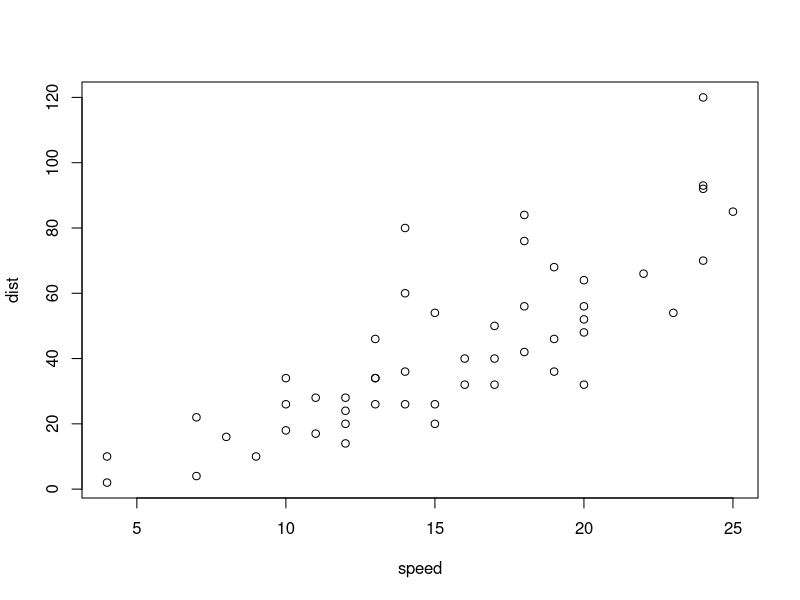
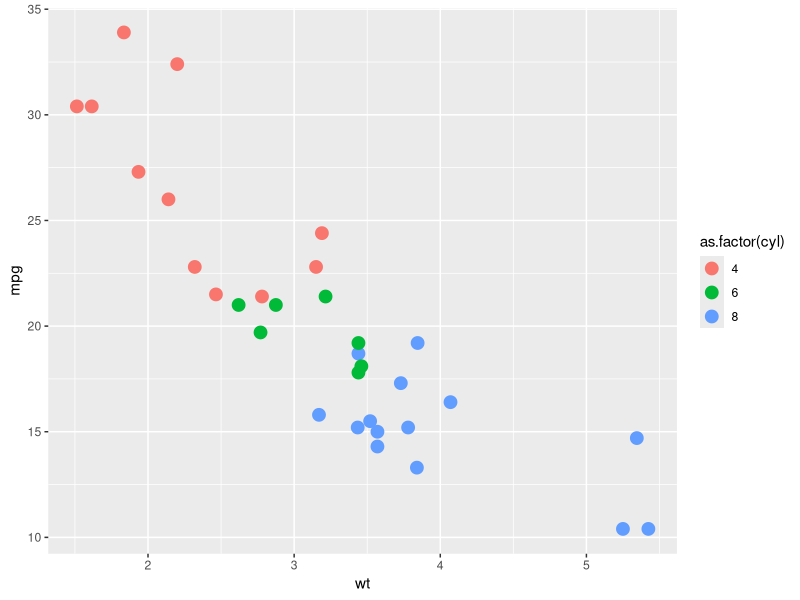
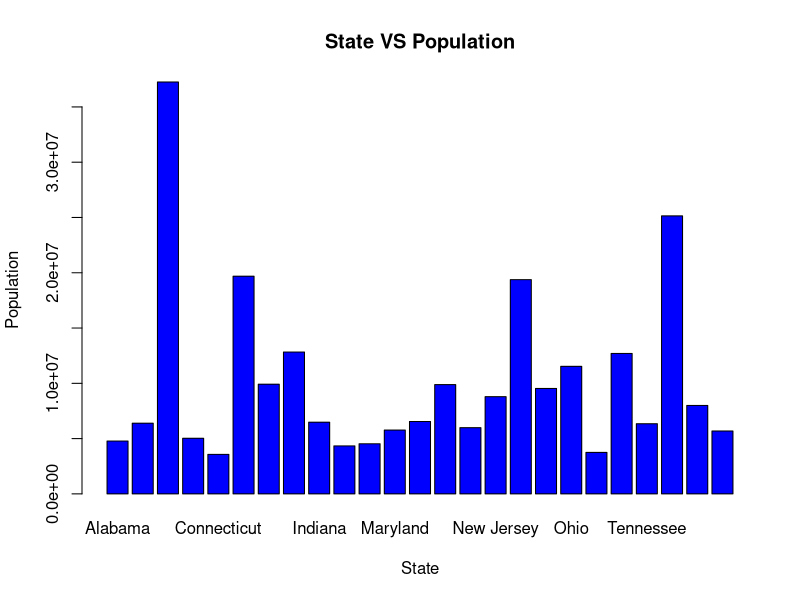
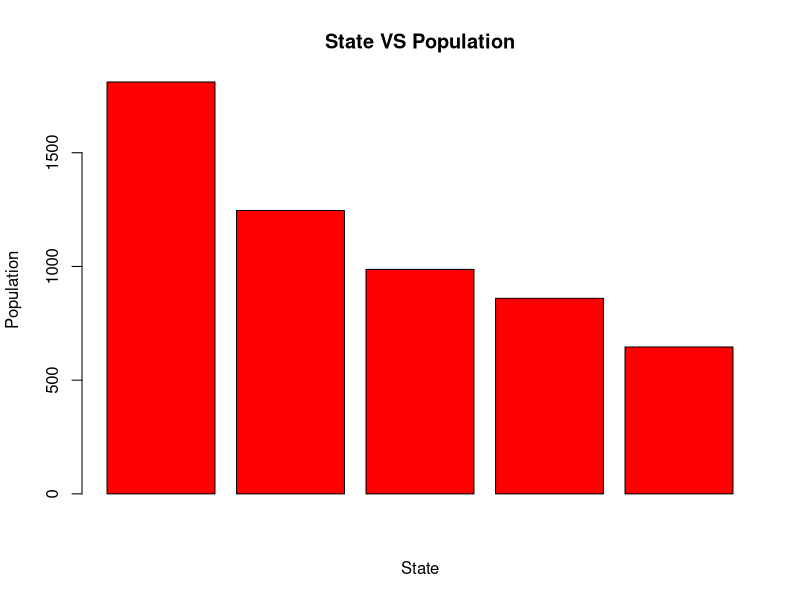
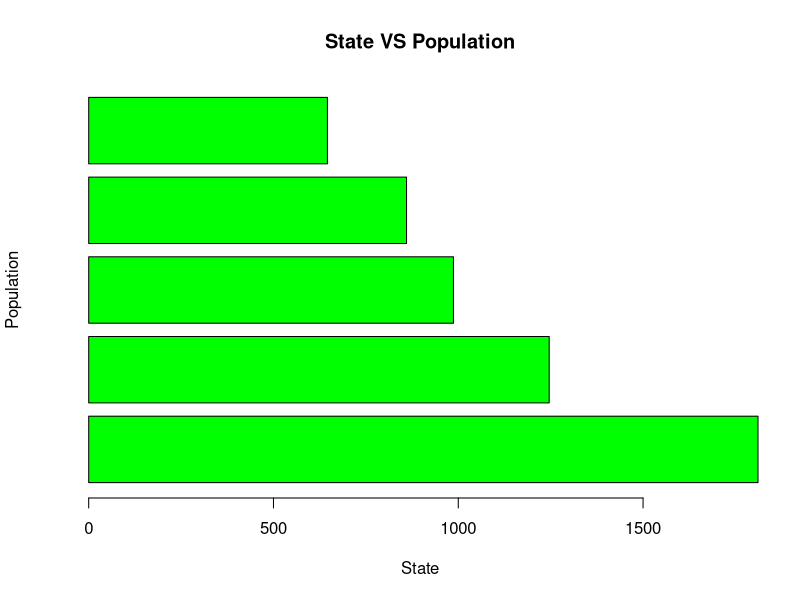
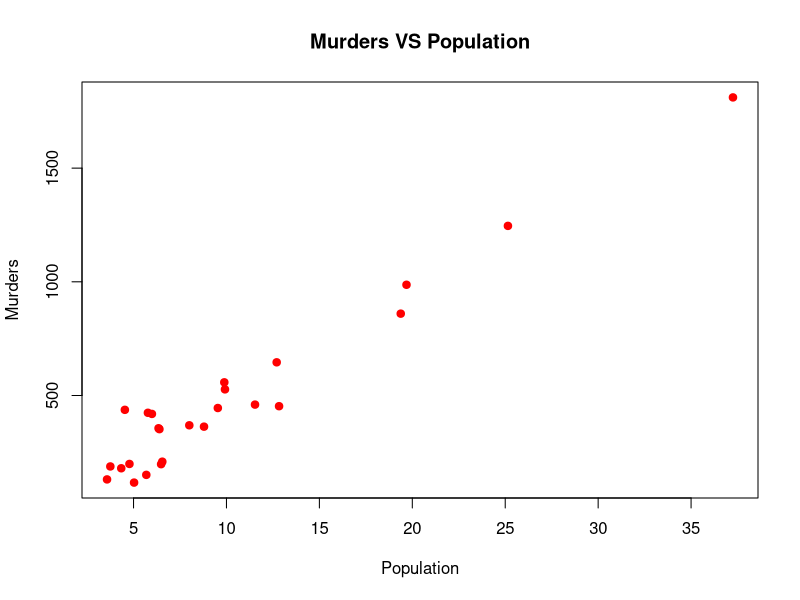
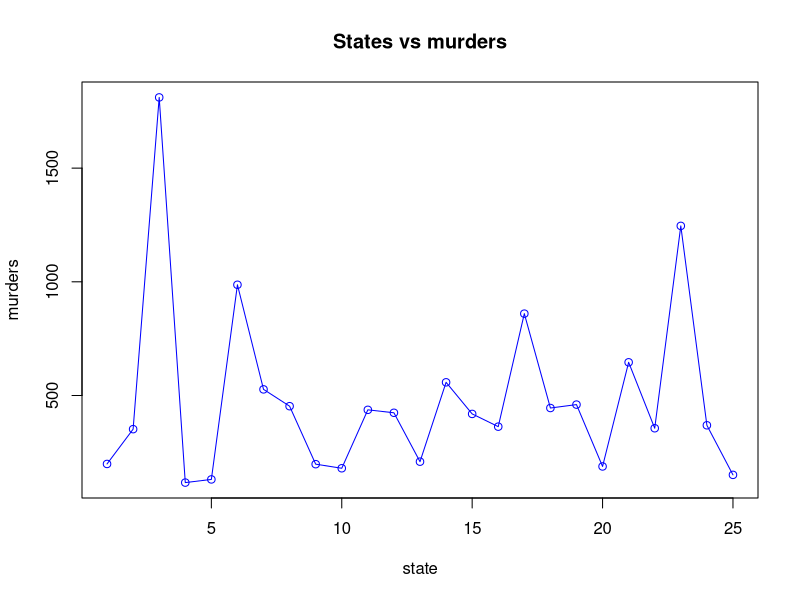
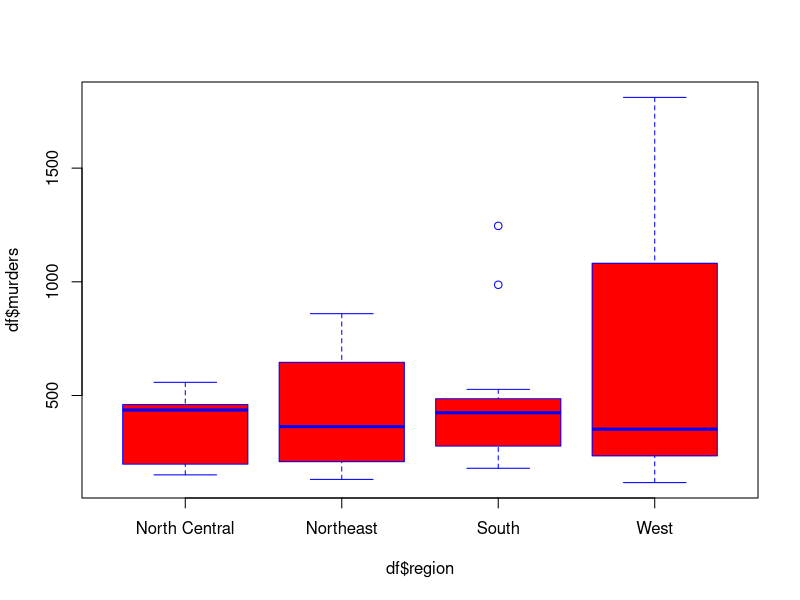

These figures' R source, in order:
## ---- chunk 1
plot(cars)
## ---- chunk 2
library(ggplot2)
data("mtcars")
ggplot(data = mtcars, aes(x = wt, y= mpg)) +
  geom_point(aes(color=as.factor(cyl)), size = 4)
## ---- chunk 3
print('Hello world')
print("This is R programming Workshop!")
## ---- chunk 4
print(class(3.14))
print(class('R programming'))
print(class(TRUE))
## ---- chunk 5
18 + 4
18 - 4
18 * 4
18 / 4
2 ** 3
2 ^ 3
18 %% 4
18 %/% 4
log(2)
log10(2)
## ---- chunk 6
5 + (4 - 3 * 2)**3 + 1
## ---- chunk 7
x <- 18
y = 4
z <- x + y
print(z)
class(z)
## ---- chunk 8
a = 5 + (4 - 3 * 2)**3 + 1
a = 10
a = a * 2
a = a - 5
a
## ---- chunk 9
temp = 20
fahrenheit <- (temp * 9 / 5) + 32
print(fahrenheit)
## ---- chunk 10
z <- 10
y = 6
assign('x', 2)

x < y
x >= y
x != y
x == y

x > 2
x >= 2


x > 1 & y < 10
x > 1 & y > 10

x > 1 | y > 10
## ---- chunk 11
x <- pi
x

e <- exp(1)
e

x <- letters
x

x <- LETTERS
x

x <- month.name
x

x <- month.abb
x
## ---- chunk 12
# This line is comment!
r = 0.2 # interest rate
## ---- chunk 13
x <- 1:10
x

x <- 1:10 * 2
x

x <- seq(5)
x

x <- seq(from=1, to=9)
x

x <- seq(from=1, to=9, by=3)
x

x <- seq(1,10,2)
x
## ---- chunk 14
x <- seq(1,10,length = 5)
x
## ---- chunk 15
x <- 1:3
x

y <- rep(x, time = 5)
y

y <- rep(x, each = 5)
y
## ---- chunk 16
years = 2000:2025
growth_rate <- 0.03 # rate
GDP = 1000 * (1+growth_rate)**(years - 2000)
GDP
## ---- chunk 17
#"R" + 2
## ---- chunk 18
age <- 15
if (age >= 18){
  print('You are old enough to vote!')
} else {
  print('You can NOT vote yet!')
  print(paste('You can will vote after ', 18 - age, ' years.'))
}
## ---- chunk 19
age <- 16
if (age <= 4){
  price = 0
} else if (age < 16){
  price = 50
} else {
#} else if (age >= 16){
  price = 100
}

print(paste("Your cost is $", price))
## ---- chunk 20
for (i in 1:5){
  print(i)
}
## ---- chunk 21
for (i in 1:5){
  print(i*i)
}
## ---- chunk 22
z = 0
for (i in 1:10){
  z = z + i
  print(z)
}
## ---- chunk 23
i <- 1
while (i < 10){
  print(i)
  i <- i + 1
}
## ---- chunk 24
"It's R"
## ---- chunk 25
x <- -5
if (x > 0) {
  print('Positive')
} else if (x < 0){
  print("Negative")
} else {
  print('Zero')
}
## ---- chunk 26
average = function(a,b,c){
  summ = a + b + c
  ave = summ / 3
  return(ave)
}

average(34,12,-23) * 2
## ---- chunk 27
average(23,56,98)
## ---- chunk 28
price_func = function(age){
if (age <= 4){
  price = 0
} else if (age < 16){
  price = 50
} else {
  price = 100
}
print(paste("Your cost is $", price))
}

price_func(18)
## ---- chunk 29
for (i in seq(1:20)){
  #print(i)
  price_func(i)
}
## ---- chunk 30
temp <- function(temps){
  fahrenheit <- (temps * 9 / 5) + 32
  print(fahrenheit)
}
temp(90)
## ---- chunk 31
future_value <- function(k, r, n){
  k_n <- k * (1+r)^n # future value formula
  return(k_n)
}
future_value(1000, 0.05, 10)
future_value(1000, 0.05, 10) - 1000
## ---- chunk 32

## ---- chunk 33
x <- c(10.25, 3.5, 8.75, 23.15, 12)
x

x <- c(10.25, 3.5, 8.75, 23.15, 12, 'a', 'b', "c")
x
class(x)

x <- c(1,2,3,4,5,6,7)
x

y <- 1:7
y
## ---- chunk 34
x <- c(10,20,30,40)
y <- c(3.5, 4.75)

z <- c(x,y)
z
## ---- chunk 35
x <- c(1.5, 3.25, 8.75, 13.15)
x

length(x)
## ---- chunk 36
x <- c(10,45,30,50,35,50,80)
x

x[1]
x[3]

x[-2]

x[3:6]

x[c(1,3,4)]

length(x)
x[10]

x
x[2]
x[2] <- -8
x

x[10] = 20
x

x[-3] = 6
x

x
y <- c(TRUE, FALSE, FALSE, TRUE, TRUE, FALSE, TRUE)
y <- c(T, F, F, T, T, F, T)
x[y]
## ---- chunk 37
for (i in x){
  print(x*2)
}
## ---- chunk 38
x <- c(10,45,30,50,35,50,80)
x

35 %in% x
37 %in% x

y <- c(30, 37, 45)
y %in% x
## ---- chunk 39
x <- c(10,45,30,50,35,50,80)
x
x + 2
x * 2
sqrt(x)
## ---- chunk 40
x <- c(10,45,30,50)
y <- c(5,1,2,4)

x + y
z <- c(10,20,30)
x + z
## ---- chunk 41
x <- c(10,45,30,50)
x
length(x)

sum(x)
mean(x)

prod(x)

rev(x)

sort(x)

sort(x, decreasing = TRUE)
## ---- chunk 42
x <- c(10,45,30,50,35)
x

y <- x > 30 & x < 50
y

x[y]
## ---- chunk 43
x <- c(10,45,30,50,35)
x

which(x>30)
x[which(x>30)]
## ---- chunk 44
x <- c('Male', "Female", "Male", 'Male', "Female")
x

x <- factor(x)
x

table(x)

## ---- chunk 45
x <- c(4.325, -3.453, 5.324, 7.844)
x

ceiling(x)  # next integer

floor(x)

round(x)

round(x, digits = 2)

## ---- chunk 46
x <- c(16,25,30,81,36)

sqrt(x)

log(x)

log(x, base = 2)

log10(x)

x <- c(3,4,5,6)
factorial(x)
## ---- chunk 47
x <- rnorm(10)
x

x <- rnorm(10000, mean = 0, sd=1)
x

mean(x)
sd(x)


## ---- chunk 48
students <- c("Alice", "Bob", "Charlie", "David", "Eve")
scores <- c(85, 92, 78, 55, 88)
## ---- chunk 49
m <- matrix(nrow = 2, ncol = 3)
m

dim(m)
## ---- chunk 50
m <- matrix(c(1,2,3,4,5,6))

m <- matrix(c(1,2,3,4,5,6), nrow = 2, ncol = 3)

m <- matrix(c(1,2,3,4,5,6), nrow = 2, ncol = 3, byrow = TRUE)

m

dim(m)
nrow(m)
ncol(m)
length(m)
## ---- chunk 51
m <- matrix(0, 3,3)
m
## ---- chunk 52
m <- diag(1, 3,3)

m <- diag(4)

m <- diag(1:5)
m
## ---- chunk 53
m <- matrix(seq(1, 31, by=2), nrow = 4, ncol = 4, byrow = T)
m

diag(m)
## ---- chunk 54
m <- matrix(seq(1, 31, by=2), nrow = 4, ncol = 4, byrow = T)
m
## ---- chunk 55
m[1, 2]
m[1,]    # for get single row
m[,2]
m[,1:2]
m[2:3,1:2]
m[,c(1,3)]
m[,-2]
## ---- chunk 56
m

m[2,1] = 23
m
## ---- chunk 57
m
## ---- chunk 58
rowSums(m)
colSums(m)
rowMeans(m)
colMeans(m)
t(m)

colSums(m)[3]
## ---- chunk 59
set.seed(123)
mat <- matrix(sample(1:100, 16), nrow = 4)
mat

rowMeans(mat)
colMeans(mat)

mat

t(mat)

all(mat == t(mat))
## ---- chunk 60
set.seed(123)
A <- matrix(sample(1:10, 9, replace = TRUE), nrow = 3)
b <- c(30, 20, 15)

A
b

x <- solve(A, b)   # solve for x
x


Ax = A %*% x
Ax
## ---- chunk 61
x <- list(10, 'Saeed', TRUE)
x
## ---- chunk 62
class
## ---- chunk 63
id <- c(101,102,103, 104, 105)
names <- c("Sanaz", "Saeed", "James", "Peter", "Emma")
scores <- c(98.45, 45.65, 78.79, 56.32, 87.23)

students <- list(id, names, scores)
students
## ---- chunk 64
students[2]

students[[2]][1]
## ---- chunk 65
id <- c(101,102,103, 104, 105)
names <- c("Sanaz", "Saeed", "James", "Peter", "Emma")
scores <- c(98.45, 45.65, 78.79, 56.32, 87.23)
students <- data.frame(id, names, scores)
students
## ---- chunk 66
students
## ---- chunk 67
students[1,]
students[,2]

# Same as Matrix

students$names
students$scores
students$names[2]
## ---- chunk 68
students
## ---- chunk 69
report <- subset(students, scores < 80)
report

report <- subset(students, scores < 80 & id <=103)
report

report <- subset(students, scores < 80, select = c(names))
report

report <- subset(students, scores < 80, select = c(names, scores))
report

report <- subset(students, scores < 80, select = c(-names))
report
## ---- chunk 70
students
## ---- chunk 71
students <- rbind(students, data.frame(id= 106, names= 'Sara', scores = 68.57))
students
## ---- chunk 72
students = cbind(students, age = c(18,24,19,26,34,23))
students
## ---- chunk 73
students

write.csv(students, file = "scoring.csv")
## ---- chunk 74
x <- c(10,4,NA,7,15,NaN)
x

is.na(x)
is.nan(x)
## ---- chunk 75
x <- c(10,4,NA,7,15,NaN)
x

y <- is.na(x)
y

!y

x[!y]
## ---- chunk 76
weather <- data.frame(
  id = c(101, 102, 103, 104, 105),
  temperature = c(25.8, 34.2, NA, 27.4, 20.5),
  wind = c(78, 59, 63, 40, 68),
  humidity = c(25, 45, 85, NA, 61)
)
weather
## ---- chunk 77
weatherNA <- complete.cases(weather)
weatherNA

weather[weatherNA,]
## ---- chunk 78
library(dplyr)
## ---- chunk 79
df <- read.csv("murders.csv")
df
## ---- chunk 80
head(df, 5)

tail(df, 5)
## ---- chunk 81
dim(df)
## ---- chunk 82
str(df)
## ---- chunk 83
df[c(2,4,5)]
## ---- chunk 84
df[c('state', 'population', "murders")]

dfprime = select(df, 'state', "region", 'murders', 'population')
dfprime
## ---- chunk 85
names(df)

#names(df)[3:5]
## ---- chunk 86
dfprime <- select(df, state:population)
dfprime
## ---- chunk 87
dfprime <- select(df, -abb)
dfprime

dfprime <- select(df, - c(abb, murders, gunmurders))
dfprime

dfprime = select(df, -(abb:murders))
dfprime
## ---- chunk 88
head(df)
## ---- chunk 89
#names(df)

dfprime <- filter(df, murders > 500)
dfprime
## ---- chunk 90
dfprime <- filter(df, murders > 500 & population > 10^7)
dfprime
## ---- chunk 91
df$population

mean(df$population)

dfprime <- filter(df, population > mean(df$population))
dfprime
## ---- chunk 92
head(df)
## ---- chunk 93
dfprime <- arrange(df, murders)
dfprime

dfprime <- arrange(df, desc(murders))
dfprime
## ---- chunk 94
names(df)
## ---- chunk 95
df2 <- rename(df, abbreviation = abb)
names(df2)
## ---- chunk 96
df2 <- rename(df, abbreviation = abb, homicide = murders)
names(df2)
## ---- chunk 97
dfprime <- mutate(df, ratio = murders / population)
head(dfprime)
## ---- chunk 98
dfprime <- mutate(df, mpopulation = population / 10^6)
dfprime <- mutate(dfprime, murder_rate_m = murders / mpopulation)
dfprime
## ---- chunk 99
names(df)
## ---- chunk 100
dfprime <- group_by(df, region)
dfprime
## ---- chunk 101
summarise(dfprime, sum(murders))

summarise(dfprime, sum(murders), mean(gunownership), median(population))

## ---- chunk 102
names(df)
## ---- chunk 103
dfprime <- arrange(df, murders)
dfprime

dfprime2 <- select(dfprime, state, murders)
dfprime2

head(dfprime2)
## ---- chunk 104
arrange(df, murders) %>% select(state, murders) %>% head()
## ---- chunk 105
# Practice -1
df %>% mutate(murder_rate = (murders / population) * 10^6) %>% arrange(desc(murder_rate)) %>% head(10)
## ---- chunk 106
df %>% filter(population > 10^7 & murders > 500) %>% select(state, population, murders) %>% arrange(murders)
## ---- chunk 107
head(df)
## ---- chunk 108
barplot(df$population, 
        col = 'blue', 
        xlab = 'State',
        ylab = 'Population',
        main = 'State VS Population',
        names.arg = df$state
        )
## ---- chunk 109
dfprime <- arrange(df, desc(murders)) %>% head(5)
#dfprime
barplot(dfprime$murders,
        col = 'red', 
        xlab = 'State',
        ylab = 'Population',
        main = 'State VS Population',
        )
## ---- chunk 110
dfprime <- arrange(df, desc(murders)) %>% head(5)
#dfprime
barplot(dfprime$murders,
        col = 'green', 
        xlab = 'State',
        ylab = 'Population',
        main = 'State VS Population',
        horiz = TRUE
        )
## ---- chunk 111
head(df)
## ---- chunk 112
plot(df$population / 10^6, df$murders,
        col = 'red', 
        xlab = 'Population',
        ylab = 'Murders',
        main = 'Murders VS Population',
        pch = 19
     )
## ---- chunk 113
plot(df$murders,
     type = "o",
     xlab = 'state',
     ylab = 'murders',
     main = 'States vs murders',
     col = "blue"
     )
## ---- chunk 114
boxplot(df$murders ~ df$region,
        col = 'red',
        border = 'blue'
        )
## ---- chunk 115

par(mfrow = c(1,2))

barplot(df$population, col = 'blue')

barplot(df$murders, col= 'red')

# add 4 plot
## ---- chunk 116
df
## ---- chunk 117
model <- lm(murders ~ population, data = df)
summary(model)
## ---- chunk 118
names(df)
## ---- chunk 119
model <- lm(murders ~ population + gunownership, data = df)
summary(model)
## ---- chunk 120
# as.factor(region)
model <- lm(murders ~ population + gunownership + as.factor(region), data = df)
summary(model)
## ---- chunk 121
region1 <- df[df$region=='Northeast','murders']
region2 <- df[df$region=='South','murders']

t.test(region1, region2)
## ---- chunk 122
cor.test(df$population, df$murders)
## ---- chunk 123
# core gunownership and murders
## ---- chunk 124
anova = aov(murders ~ region, data = df)
summary(anova)
## ---- chunk 125
plot(df$population, df$murders, col= 'blue', pch=19)
model <- lm(murders ~ population + gunownership, data = df)
summary(model)

abline(model, col='red', lwd=2)
